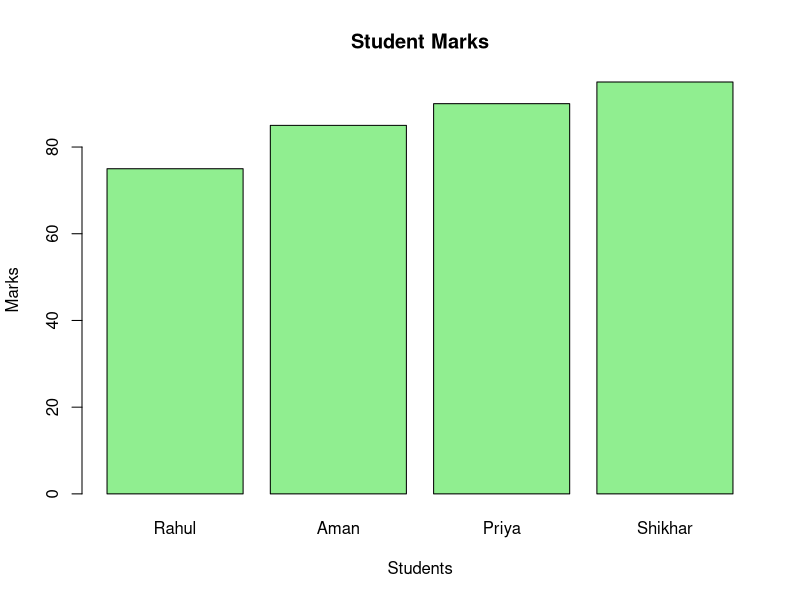

Generate this figure with R:
# Program to create a Bar Chart in R

students <- c("Rahul", "Aman", "Priya", "Shikhar")
marks <- c(75, 85, 90, 95)

# Create Bar Chart
barplot(marks,
        names.arg = students,
        main = "Student Marks",
        xlab = "Students",
        ylab = "Marks",
        col = "lightgreen")

# Display chart
